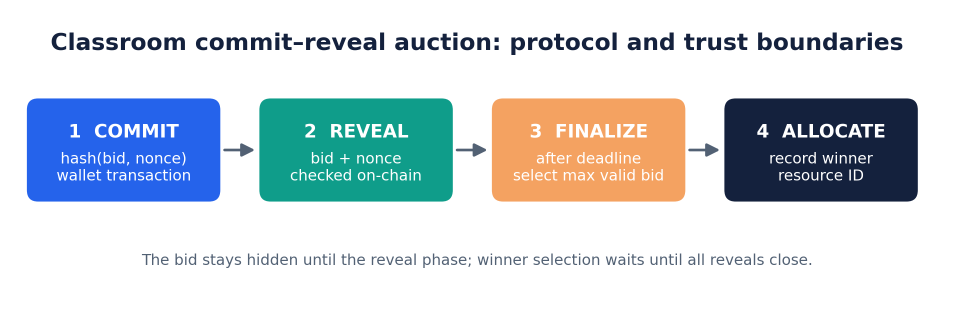
#> input picture paper/fig1_protocol.png, 1907 x 620 px (shown at 1/2 size)
$ python make_contact_sheet.py
#> lines starting #> are read from the running program, lines starting #| are printed output that depends on the picture
from PIL import Image,ImageDraw
from pathlib import Path
root=Path(__file__).resolve().parents[1]; images=[root/'fig1_protocol.png',root/'fig2_visibility.png',root/'fig3_gas.png',root/'fig4_scaling_model.png',root/'fig5_order_independence.png',root/'fig6_market_comparison.png',root/'photos'/'demo-terminal.png']
labels=['Protocol flow','Bid visibility','Measured gas','Finalize scaling model','Reveal-order result','Market comparison','Actual local demo output']
out=Image.new('RGB',(1440,1720),'#e8edf3')
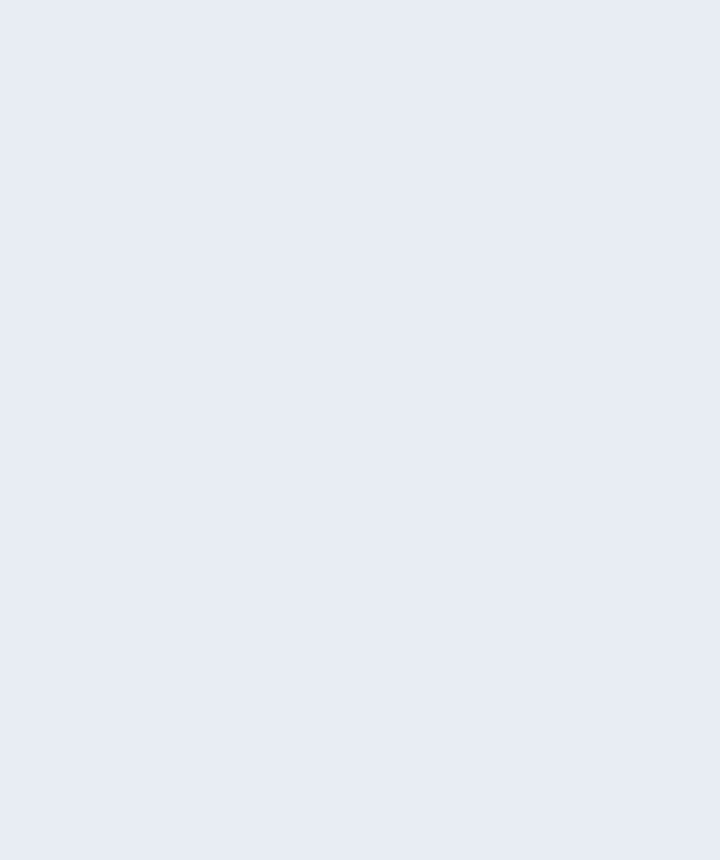
#> out: PIL image 1440x1720 RGB (shown at 1/2 size); mean R, G, B 232, 237, 243
for i,(p,label) in enumerate(zip(images,labels)):
 im=Image.open(p).convert('RGB'); im.thumbnail((700,390)); tile=Image.new('RGB',(720,430),'white'); tile.paste(im,((720-im.width)//2,8)); ImageDraw.Draw(tile).text((18,405),label,fill='#14213D'); out.paste(tile,((i%2)*720,(i//2)*430))
#> after `im.thumbnail((700, 390))`:
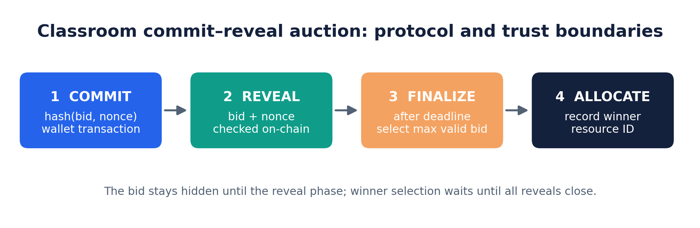
#> im: PIL image 700x228 RGB; mean R, G, B 204.6, 213.5, 219.3
#> after `tile = Image.new('RGB', (720, 430), 'white')`: tile: PIL image 720x430 RGB; every value is 255
#> after `tile.paste(im, ((720 - im.width) // 2, 8))`:
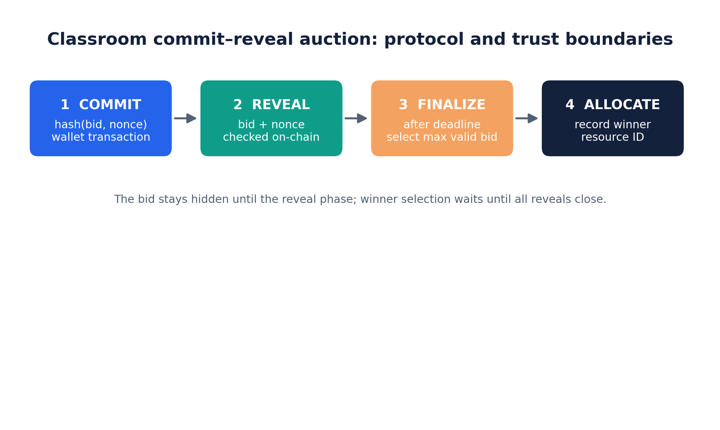
#> tile: PIL image 720x430 RGB; mean R, G, B 229, 233.6, 236.6
#> after `out.paste(tile, (i % 2 * 720, i // 2 * 430))`:
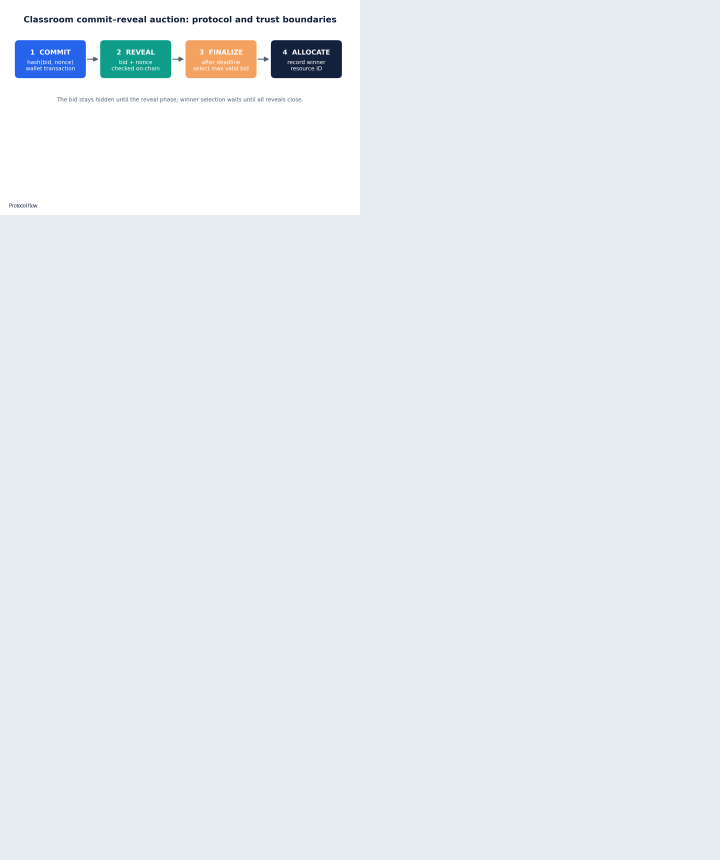
#> out: PIL image 1440x1720 RGB (shown at 1/2 size); mean R, G, B 231.6, 236.6, 242.2
#> pass 2 of the loop `for i,(p,label) in enumerate(zip(images,labels)):`:
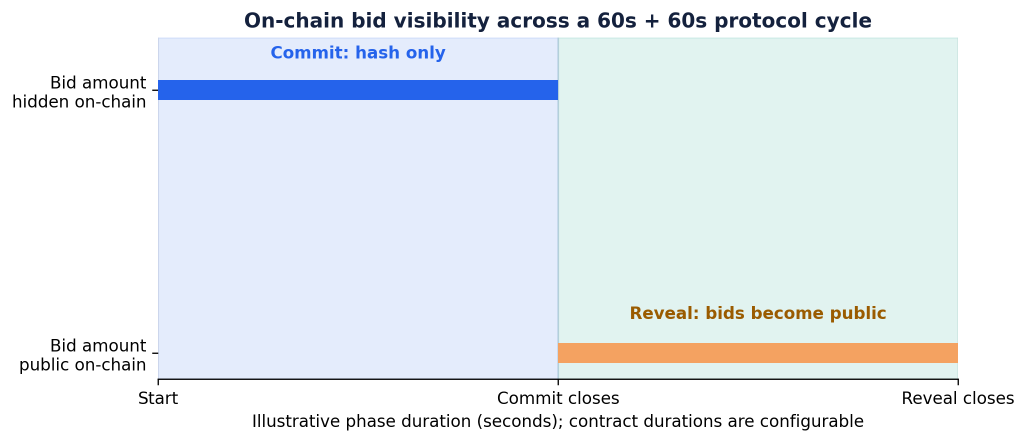
#> input picture paper/fig2_visibility.png, 2052 x 885 px (shown at 1/2 size)
#> im: PIL image 2052x885 RGB
#> im: PIL image 700x302 RGB
#> `tile.paste(im, ((720 - im.width) // 2, 8))`:
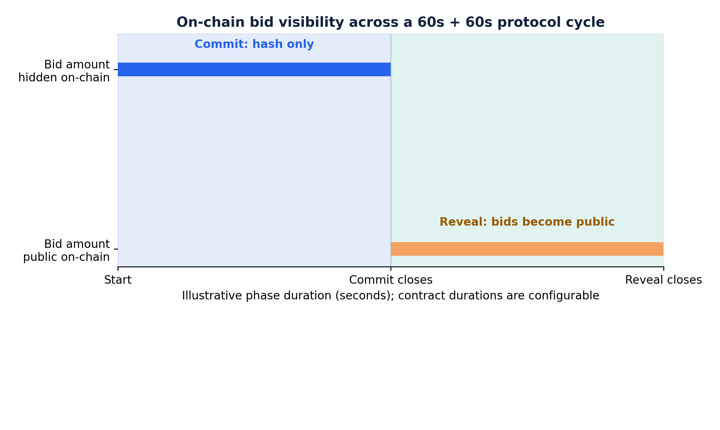
#> tile: PIL image 720x430 RGB; mean R, G, B 237.2, 242, 245.5
#> `out.paste(tile, (i % 2 * 720, i // 2 * 430))`:
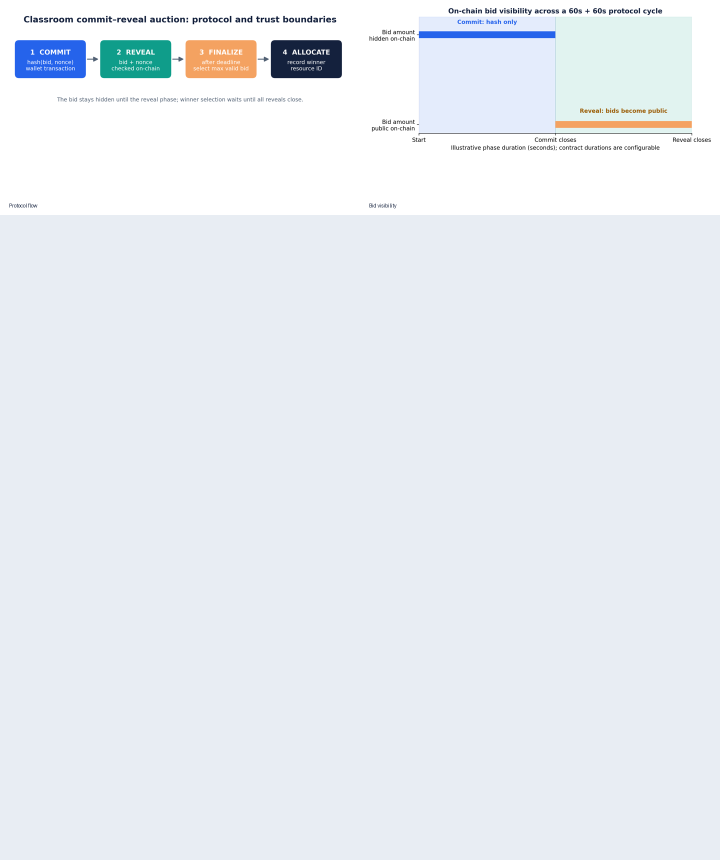
#> out: PIL image 1440x1720 RGB (shown at 1/2 size); mean R, G, B 232.2, 237.2, 242.5
#> pass 3 of the loop `for i,(p,label) in enumerate(zip(images,labels)):`:
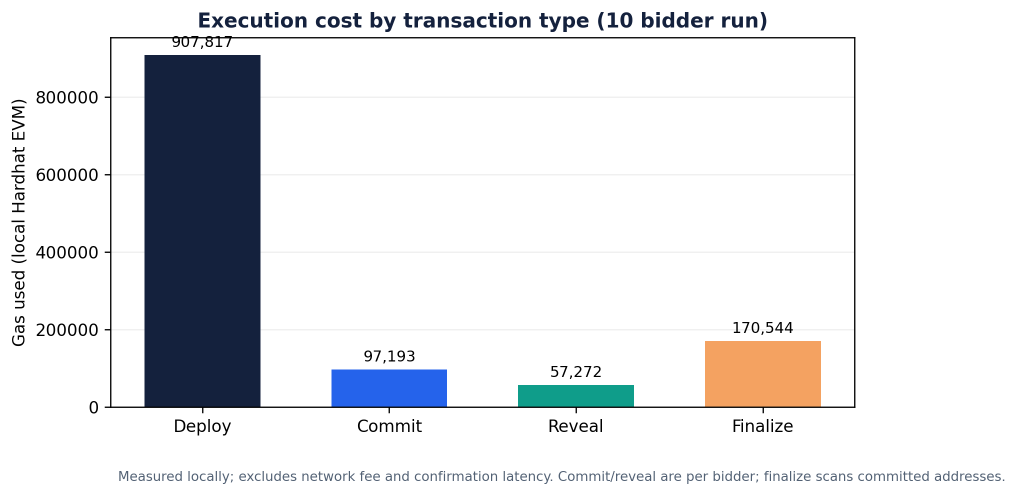
#> input picture paper/fig3_gas.png, 2035 x 992 px (shown at 1/2 size)
#> im: PIL image 2035x992 RGB
#> im: PIL image 700x341 RGB
#> `tile.paste(im, ((720 - im.width) // 2, 8))`:
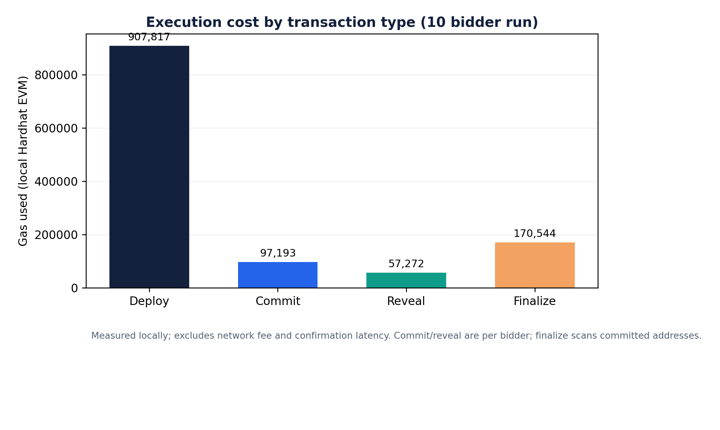
#> tile: PIL image 720x430 RGB; mean R, G, B 233.2, 234.1, 236.2
#> `out.paste(tile, (i % 2 * 720, i // 2 * 430))`:
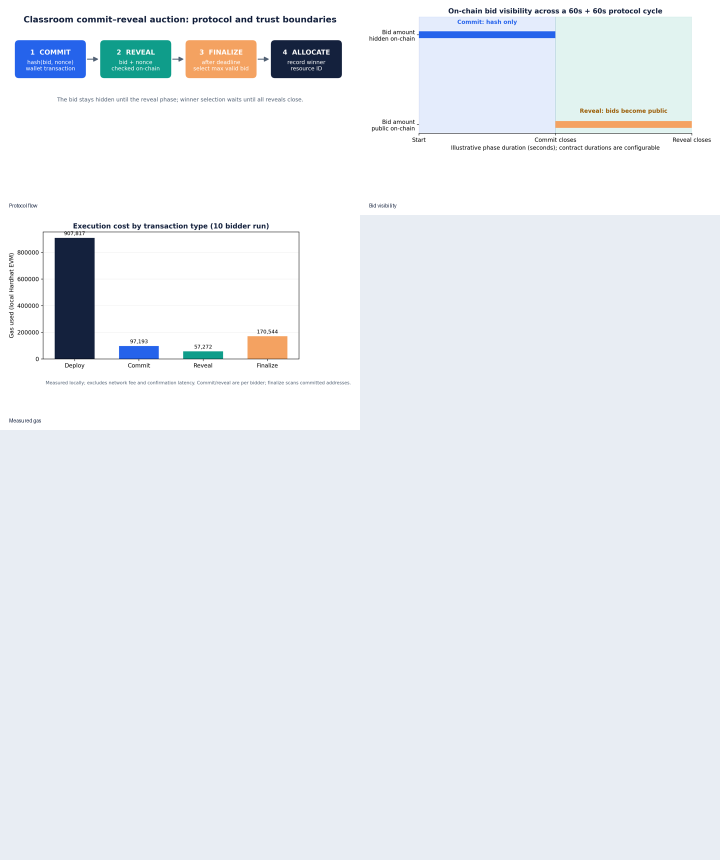
#> out: PIL image 1440x1720 RGB (shown at 1/2 size); mean R, G, B 232.4, 236.8, 241.6
#> (the run stopped early here; a loop or call above may not have finished)
